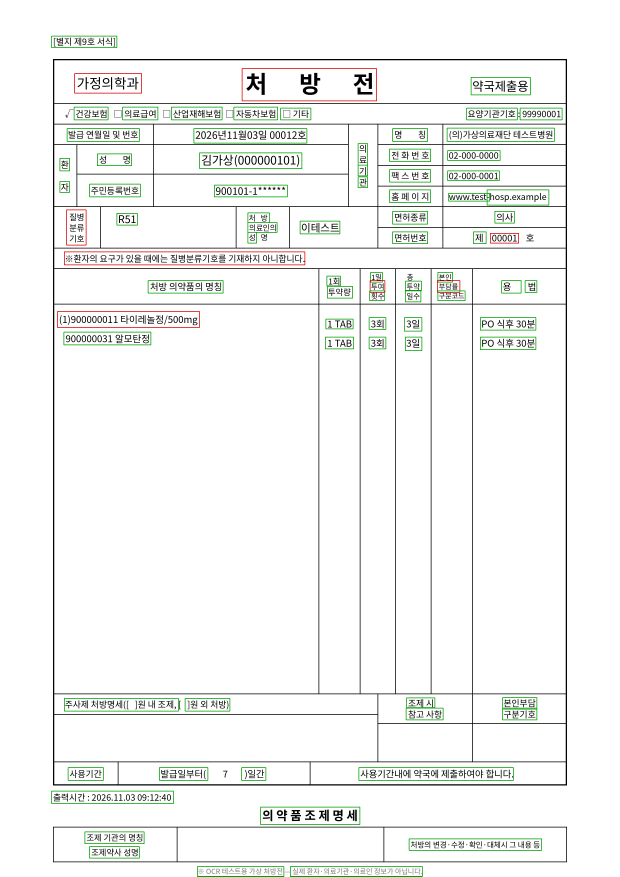
#> input picture agent/resources/samples/cv_a1/rx_001_box.png, 2480 x 3507 px (shown at 1/4 size); its folder holds 2 pictures in this run
$ python rectify_doc.py --src ../agent/resources/samples/cv_a1 --out out.png
#> lines starting #> are read from the running program, lines starting #| are printed output that depends on the picture; after the words box and inside, x2 and y2 are one past the last pixel; in counts of white or black regions, pixels touching at a corner belong together
"""처방전 사진 펴기: 종이의 네 모서리를 찾아 정면(A4 세로)으로 원근 보정한다 (F-CV-01 전처리).

종이가 조금만 기울어도 왼쪽 약품명과 오른쪽 횟수 · 일수 칸의 높이가 한 줄 가까이 어긋나
Agent 규칙 경로가 약품 줄을 못 묶는다 (11/12 촬영본 20장: 규칙 성공 2장, LLM으로도 9/41줄).
OCR 전에 종이를 펴서 표의 행이 수평이 되게 한다. 학습 없이 OpenCV만 쓴다.

방법 (긴 변 1000px로 줄여서 찾고, 원본 해상도에서 편다)
  1. 변 찾기: Canny 경계 → 긴 직선(HoughLinesP)을 가로 · 세로로 나누고, 가장 바깥쪽 직선 묶음을 종이의 네 변으로 본다.
     네 변의 교점이 모서리다. 그림자가 진 모서리나 사진 밖으로 조금 나간 모서리도 변을 연장해 찾는다
  2. 1이 안 되면 밝은 영역(Otsu 이진화)의 가장 큰 덩어리를 4점 다각형으로 근사한다
  3. 모서리를 좌상 · 우상 · 우하 · 좌하로 정렬하고 A4 세로(2480×3508)로 원근 변환
  종이가 사진의 20% 미만이거나 사각형이 너무 찌그러지면 펴지 않고 원본을 그대로 쓴다 (status=skip).
  종이가 사진 테두리에 걸려 잘렸으면 edge=yes (펴기는 하되, 잘린 부분은 없으므로 재촬영 안내 후보).
  종이가 가로로 놓였으면(긴 변이 가로) 90° 돌려 세로로 맞춘다. 위아래 180°는 판단하지 않는다.

사용 예
  python cv/rectify_doc.py --src data/rx_photo --out data/rx_photo_rect
  python cv/ocr_test.py --images data/rx_photo_rect --out data/ocr_photo_rect --gt data/rx_photo/gt.json
  출력 폴더에는 펴진 사진(같은 이름, .jpg)과 rectify.csv(파일별 상태 · 모서리 좌표)가 생긴다.
  --debug를 주면 찾은 모서리를 그린 확인용 사진(<이름>_corners.jpg)도 남긴다.
"""
import argparse
import csv
from pathlib import Path

import cv2
import numpy as np

OUT_W, OUT_H = 2480, 3508          # A4 300dpi 세로 (가상 처방전과 같은 크기)
WORK = 1000                        # 모서리 찾기용 축소 크기 (긴 변)
MIN_AREA = 0.20                    # 종이가 사진에서 차지해야 하는 최소 비율
MAX_ASPECT_ERR = 0.35              # 찾은 사각형 세로/가로 비가 A4(1.414)에서 벗어나도 되는 정도
CUT_RUN = 0.05                     # 종이(밝은 영역)가 사진 테두리에 이 비율 넘게 닿아 있으면 '종이가 잘림'
EXTS = {".jpg", ".jpeg", ".png", ".bmp", ".webp"}


def order_corners(pts):
    """4점 → 좌상 · 우상 · 우하 · 좌하 (x+y 최소가 좌상, 최대가 우하, y-x 최소가 우상)."""
    pts = np.asarray(pts, np.float32).reshape(4, 2)
    s, d = pts.sum(1), pts[:, 1] - pts[:, 0]
    return np.array([pts[s.argmin()], pts[d.argmin()], pts[s.argmax()], pts[d.argmax()]], np.float32)


# [9 lines left out: function _quad_from_contour, not called in this run]


def _line_through(points):
    vx, vy, x0, y0 = cv2.fitLine(np.asarray(points, np.float32), cv2.DIST_HUBER, 0, 0.01, 0.01).ravel()
    return np.array([x0, y0], np.float64), np.array([vx, vy], np.float64)


def _intersect(l1, l2):
    (p, r), (q, s) = l1, l2
    den = r[0] * s[1] - r[1] * s[0]
    if abs(den) < 1e-6:
        return None
    t = ((q[0] - p[0]) * s[1] - (q[1] - p[1]) * s[0]) / den
    return p + t * r


def _quad_from_lines(gray):
    """가장 바깥쪽 긴 직선 네 묶음(위 · 아래 · 왼 · 오른)의 교점. 못 찾으면 None."""
    h, w = gray.shape
    edges = cv2.Canny(gray, 40, 120)
    edges = cv2.dilate(edges, np.ones((3, 3), np.uint8))
    segs = cv2.HoughLinesP(edges, 1, np.pi / 360, threshold=80, minLineLength=int(0.15 * min(h, w)), maxLineGap=15)
    if segs is None:
        return None
    horiz, vert = [], []
    for x1, y1, x2, y2 in segs.reshape(-1, 4):
        ang = abs(np.degrees(np.arctan2(y2 - y1, x2 - x1))) % 180
        (horiz if ang < 35 or ang > 145 else vert if 55 < ang < 125 else []).append((x1, y1, x2, y2))
    if len(horiz) < 2 or len(vert) < 2:
        return None

    def side(group, axis, outer_min):
        # axis=1(가로선은 y로), 0(세로선은 x로). 가장 바깥 직선과 가까운(1.5% 안) 선분을 모아 한 직선으로 맞춘다
        mids = np.array([(g[axis] + g[axis + 2]) / 2 for g in group])
        edge = mids.min() if outer_min else mids.max()
        tol = 0.015 * (h if axis == 1 else w)
        pts = [pt for g, m in zip(group, mids) if abs(m - edge) <= tol for pt in ((g[0], g[1]), (g[2], g[3]))]
        return _line_through(pts), edge

    (top, ty), (bottom, by) = side(horiz, 1, True), side(horiz, 1, False)
    (left, lx), (right, rx) = side(vert, 0, True), side(vert, 0, False)
    if by - ty < 0.4 * h or rx - lx < 0.3 * w:          # 한쪽 변만 잡힌 경우
        return None
    corners = [_intersect(top, left), _intersect(top, right), _intersect(bottom, right), _intersect(bottom, left)]
    if any(c is None for c in corners):
        return None
    q = np.array(corners, np.float32)
    if (np.abs(q[:, 0] - w / 2) > w).any() or (np.abs(q[:, 1] - h / 2) > h).any():   # 말이 안 되게 먼 교점
        return None
    return q


# [24 lines left out: functions _edge_support, _best_sides, not called in this run]


def find_paper(img):
    """→ (원본 좌표의 네 모서리 [좌상, 우상, 우하, 좌하] 또는 None, 면적 비율, 종이가 사진 밖으로 잘렸는지).

    두 방법(바깥 직선 · 밝은 영역)으로 사각형 후보를 만들고, 변마다 경계에 더 잘 붙는 쪽을 고른다.
    그림자가 진 쪽은 밝은 영역이 틀리고, 배경에 직선이 있으면 직선 쪽이 틀리기 쉬워 서로 보완한다.
    """
    h, w = img.shape[:2]
    scale = WORK / max(h, w)
    small = cv2.resize(img, (round(w * scale), round(h * scale)), interpolation=cv2.INTER_AREA)
    gray = cv2.GaussianBlur(cv2.cvtColor(small, cv2.COLOR_BGR2GRAY), (5, 5), 0)
    area = small.shape[0] * small.shape[1]
    candidates = []
    if gray.std() < 10:                                  # 밝기 차이가 거의 없음 (종이 · 배경 구분 불가)
        return None, 0.0, False

    quad = _quad_from_lines(gray)
    if quad is not None:
        candidates.append(order_corners(quad))
    _, bw = cv2.threshold(gray, 0, 255, cv2.THRESH_BINARY + cv2.THRESH_OTSU)
    bw = cv2.morphologyEx(bw, cv2.MORPH_CLOSE, cv2.getStructuringElement(cv2.MORPH_RECT, (15, 15)))   # 글자 구멍 메우기
    bw = cv2.morphologyEx(bw, cv2.MORPH_OPEN, cv2.getStructuringElement(cv2.MORPH_RECT, (5, 5)))
    cut = max(bw[0].mean(), bw[-1].mean(), bw[:, 0].mean(), bw[:, -1].mean()) / 255 > CUT_RUN
    contours, _ = cv2.findContours(bw, cv2.RETR_EXTERNAL, cv2.CHAIN_APPROX_SIMPLE)
    if contours:
        c = max(contours, key=cv2.contourArea)
        if MIN_AREA <= cv2.contourArea(c) / area <= 0.98:   # 사진 전체가 밝으면 종이를 찾은 게 아니다
            candidates.append(order_corners(_quad_from_contour(c)))
    if not candidates:
        return None, 0.0, cut

    edges = cv2.dilate(cv2.Canny(gray, 40, 120), np.ones((5, 5), np.uint8))
    quad = _best_sides(candidates, edges) if len(candidates) > 1 else candidates[0]
    if quad is None:
        quad = candidates[0]
    quad = order_corners(quad)
    ratio = cv2.contourArea(quad) / area
    if ratio < MIN_AREA:
        return None, ratio, cut
    return quad / scale, ratio, cut


def side_lengths(q):
    top, right = np.linalg.norm(q[1] - q[0]), np.linalg.norm(q[2] - q[1])
    bottom, left = np.linalg.norm(q[2] - q[3]), np.linalg.norm(q[3] - q[0])
    return (top + bottom) / 2, (left + right) / 2


def rectify(img):
    """→ (펴진 이미지 또는 원본, 정보 dict). info["status"]: ok · skip(종이를 못 찾음) · rotated90(가로로 놓인 종이)."""
    quad, ratio, cut = find_paper(img)
    info = {"status": "skip", "area": round(float(ratio), 3), "corners": "", "edge": "yes" if cut else ""}
    if quad is None:
        return img, info
    wid, hei = side_lengths(quad)
    if wid > hei:                                                  # 가로로 놓인 종이 → 모서리 순서를 한 칸 돌려 세로로
        quad = np.roll(quad, -1, axis=0)
        wid, hei = hei, wid
        info["status"] = "rotated90"
    aspect = hei / max(wid, 1)
    if abs(aspect - OUT_H / OUT_W) > MAX_ASPECT_ERR:
        info["aspect"] = round(float(aspect), 2)
        info["status"] = "skip"
        return img, info
    M = cv2.getPerspectiveTransform(quad, np.array([[0, 0], [OUT_W, 0], [OUT_W, OUT_H], [0, OUT_H]], np.float32))
    out = cv2.warpPerspective(img, M, (OUT_W, OUT_H), flags=cv2.INTER_CUBIC, borderMode=cv2.BORDER_REPLICATE)
    if info["status"] == "skip":
        info["status"] = "ok"
    info["aspect"] = round(float(aspect), 2)
    info["corners"] = " ".join(f"{x:.0f},{y:.0f}" for x, y in quad)
    return out, info


def main():
    ap = argparse.ArgumentParser(description="처방전 사진 펴기 (원근 보정)")
    ap.add_argument("--src", type=Path, required=True)
    ap.add_argument("--out", type=Path, required=True)
    ap.add_argument("--debug", action="store_true", help="찾은 모서리를 그린 사진도 남긴다")
    args = ap.parse_args()

    files = sorted(p for p in args.src.iterdir() if p.suffix.lower() in EXTS)
    if not files:
        raise SystemExit(f"{args.src}에 이미지가 없음")
    args.out.mkdir(parents=True, exist_ok=True)
    rows = []
    for p in files:
        img = cv2.imread(str(p), cv2.IMREAD_COLOR)
#> img is the input picture: shape (3507, 2480, 3); mean B, G, R 242.6, 244.4, 243.1
        if img is None:
            print(f"{p.name}: 읽을 수 없음")
            continue
        out, info = rectify(img)
#> in find_paper, `gray = cv2.GaussianBlur(cv2.cvtColor(small, cv2.COLOR_BGR2GRAY), (5, 5..`:
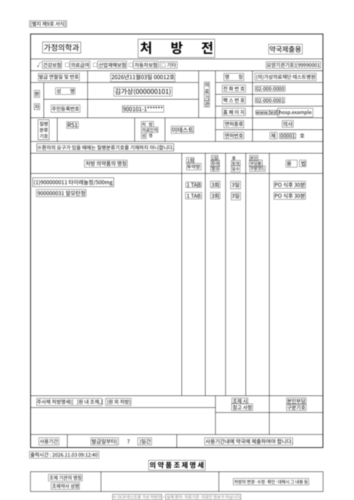
#> gray: shape (1000, 707) (shown at 1/2 size); min 4, max 255, mean 243.8
#> in _quad_from_lines, `edges = cv2.Canny(gray, 40, 120)`:
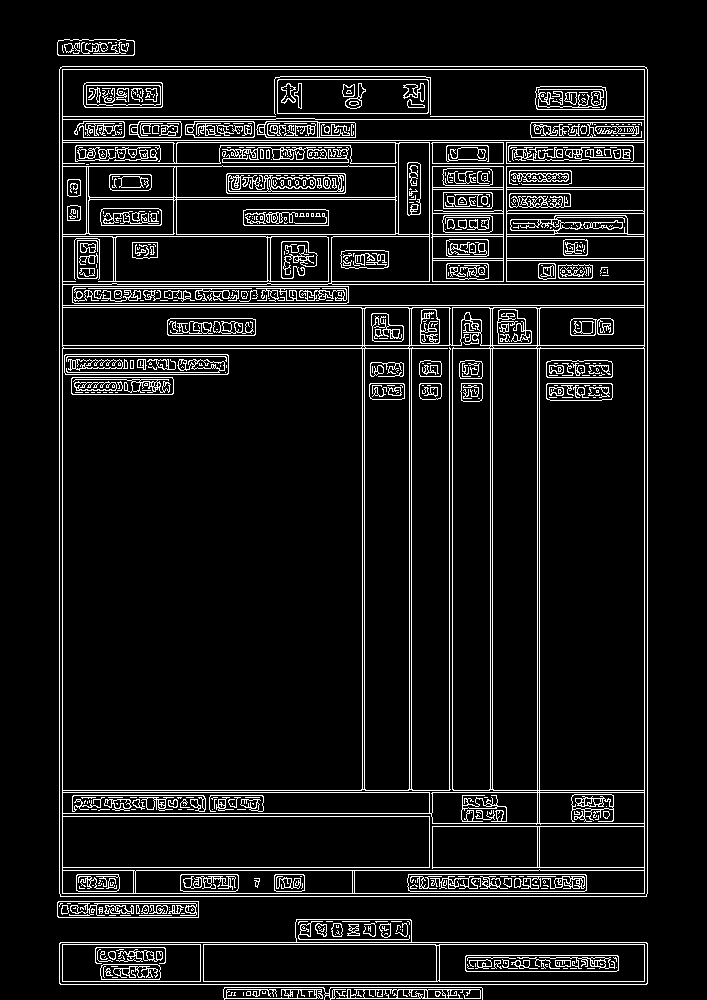
#> edges: shape (1000, 707); 8.6% white in thin lines or dots, all inside (x1, y1, x2, y2) = (57, 39, 648, 1000)
#> in _quad_from_lines, `edges = cv2.dilate(edges, np.ones((3, 3), np.uint8))`:
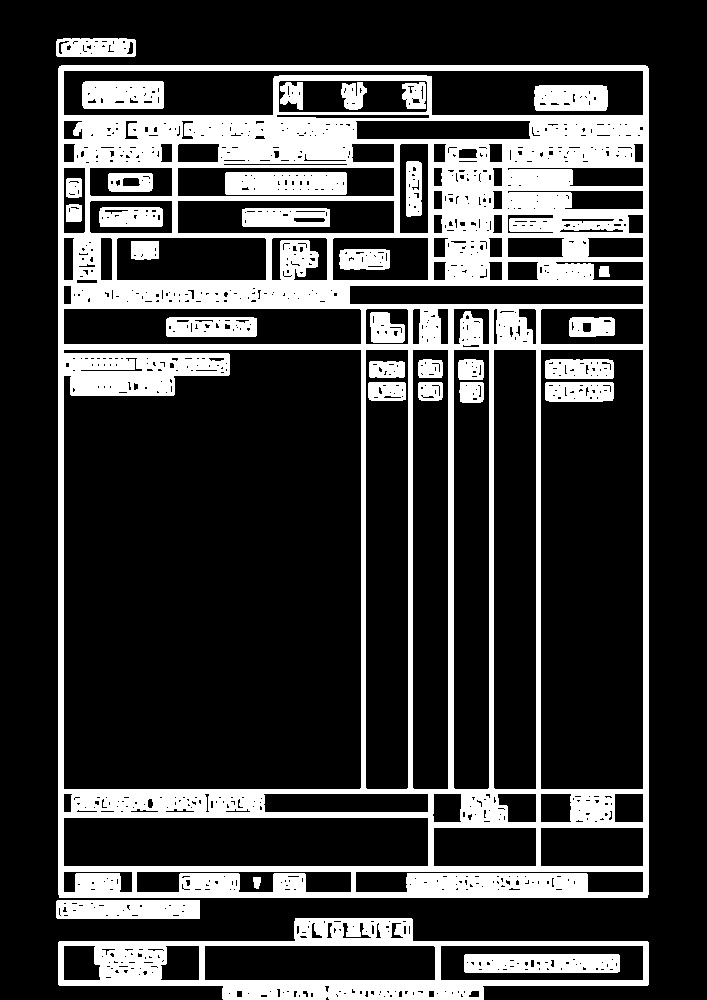
#> edges: shape (1000, 707); 23.4% white; 32 white regions, largest, box (x1, y1, x2, y2) and area: (58, 65, 649, 898) 120407, (58, 918, 649, 1000) 15108, (464, 954, 620, 973) 2814
#> in _quad_from_lines, `segs = cv2.HoughLinesP(edges, 1, np.pi / 360, threshold=80, minLineLen..`: segs = 407 rows, first 6: [60, 918, 60, 39], [61, 918, 61, 39], [63, 918, 63, 38], [647, 897, 647, 66], [537, 897, 537, 304], [645, 897, 645, 65]
#> the loop in _quad_from_lines, `for x1, y1, x2, y2 in segs.reshape(-1, 4):` made 407 passes
#> (x1, y1, x2, y2, ang) on passes 1 to 3: (60, 918, 60, 39, 90), (61, 918, 61, 39, 90), (63, 918, 63, 38, 90)
#> in find_paper, `quad = _quad_from_lines(gray)`: quad = [[60.71, 69.47], [645, 69.02], [645.6, 989.5], [60.42, 991.6]]
#> in order_corners, `pts = np.asarray(pts, np.float32).reshape(4, 2)`: pts has the same summary as quad in find_paper
#> in order_corners, `s, d = pts.sum(1), pts[:, 1] - pts[:, 0]`: s = [130.2, 714, 1635, 1052]; d = [8.76, -576, 343.9, 931.2]
#> in find_paper, `_, bw = cv2.threshold(gray, 0, 255, cv2.THRESH_BINARY + cv2.THRESH_OTSU)`:
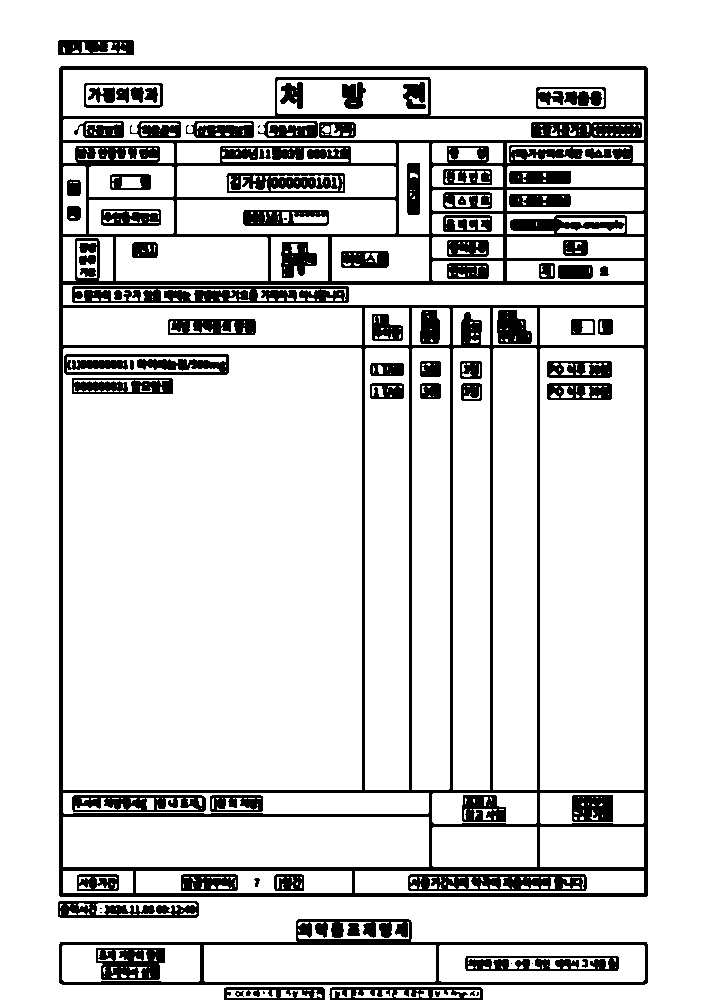
#> bw: shape (1000, 707); 84.5% white; 91 black regions (9 under 20 px), largest, box (x1, y1, x2, y2) and area: (59, 66, 648, 897) 50530, (59, 919, 648, 985) 5807, (72, 286, 349, 303) 3514
#> in find_paper, `cut = max(bw[0].mean(), bw[-1].mean(), bw[:, 0].mean(), bw[:, -1].mean..`: cut = True
#> in find_paper, `contours, _ = cv2.findContours(bw, cv2.RETR_EXTERNAL, cv2.CHAIN_APPROX..`: contours = [[[0, 0], [0, 999], [706, 999], [706, 0]]]
#> in find_paper, `c = max(contours, key=cv2.contourArea)`: c = [[0, 0], [0, 999], [706, 999], [706, 0]]
#> in find_paper, `edges = cv2.dilate(cv2.Canny(gray, 40, 120), np.ones((5, 5), np.uint8))`:
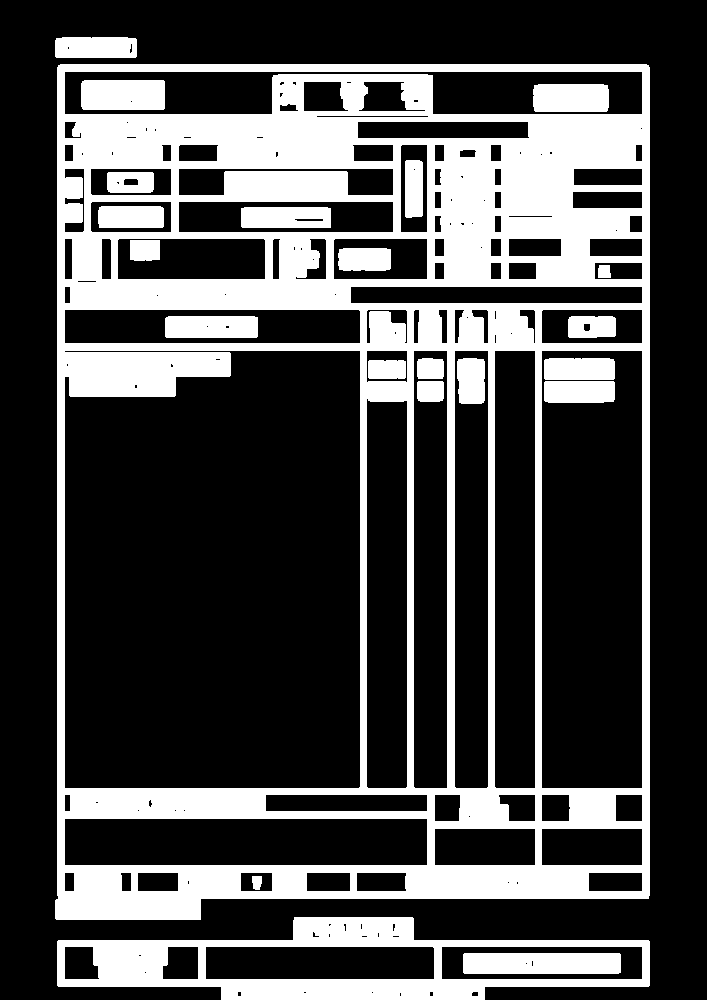
#> edges: shape (1000, 707); 28.5% white; 22 white regions, largest, box (x1, y1, x2, y2) and area: (55, 64, 650, 920) 157419, (57, 917, 650, 1000) 18279, (463, 953, 621, 974) 3307
#> in find_paper, `ratio = cv2.contourArea(quad) / area`: ratio = 0.762
#> in rectify, `quad, ratio, cut = find_paper(img)`: quad = [[212.9, 243.6], [2262, 242.1], [2264, 3470.1], [211.9, 3477.6]]; ratio = 0.762; cut = True
#> in rectify, `info = {"status": "skip", "area": round(float(ratio), 3), "corners": "..`: info = {'status': 'skip', 'area': 0.762, 'corners': '', 'edge': 'yes'}
#> in side_lengths, `top, right = np.linalg.norm(q[1] - q[0]), np.linalg.norm(q[2] - q[1])`: top = 2049.1; right = 3228
#> in side_lengths, `bottom, left = np.linalg.norm(q[2] - q[3]), np.linalg.norm(q[3] - q[0])`: bottom = 2052.1; left = 3233.9
#> in rectify, `wid, hei = side_lengths(quad)`: wid = 2050.6; hei = 3231
#> in rectify, `aspect = hei / max(wid, 1)`: aspect = 1.58
#> in rectify, `M = cv2.getPerspectiveTransform(quad, np.array([[0, 0], [OUT_W, 0], [O..`: M = [[1.21, 0.000384, -257.3], [0.00082, 1.09, -264.8], [-8.9e-07, 4.47e-07, 1]]
#> in rectify, `out = cv2.warpPerspective(img, M, (OUT_W, OUT_H), flags=cv2.INTER_CUBI..`:
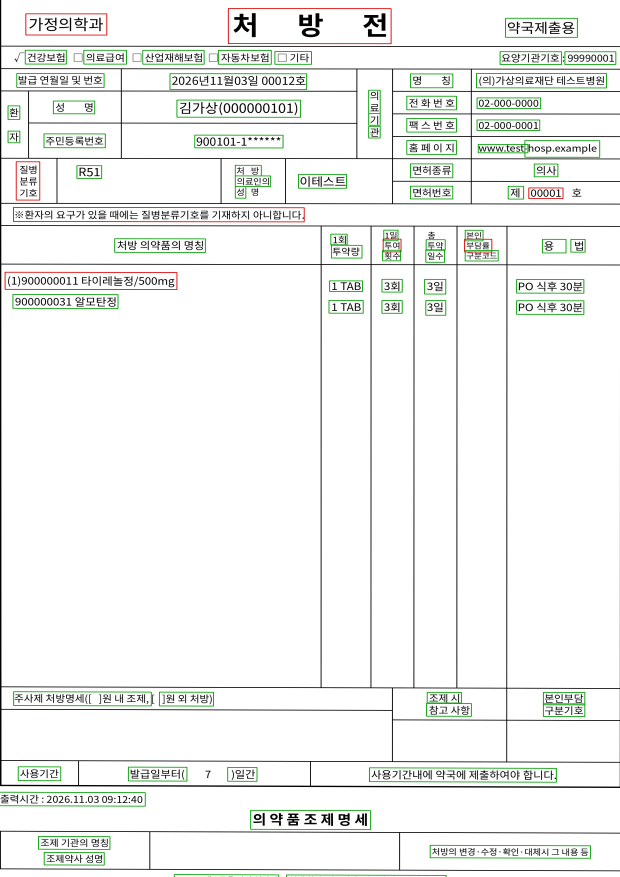
#> out: shape (3508, 2480, 3) (shown at 1/4 size); mean B, G, R 240.1, 242.3, 240.7
#> info = {'status': 'ok', 'area': 0.762, 'corners': '213,244 2262,242 2264,3470 212,3478', 'edge': 'yes', 'aspect': 1.58}
        cv2.imwrite(str(args.out / (p.stem + ".jpg")), out, [cv2.IMWRITE_JPEG_QUALITY, 95])
        if args.debug and info["corners"]:
            dbg = img.copy()
            pts = np.array([[float(v) for v in xy.split(",")] for xy in info["corners"].split()], np.int32)
            cv2.polylines(dbg, [pts], True, (0, 0, 255), 8)
            cv2.imwrite(str(args.out / f"{p.stem}_corners.jpg"), cv2.resize(dbg, None, fx=0.3, fy=0.3))
        rows.append({"file": p.name, **info})
        print(f"{p.name}: {info['status']}  종이 {info['area']:.0%}  세로/가로 {info.get('aspect', '-')}"
              + ("  [종이가 사진 밖으로 잘림]" if info.get("edge") else ""))
#| rx_001_box.png: ok  종이 76%  세로/가로 1.58  [종이가 사진 밖으로 잘림]
    with open(args.out / "rectify.csv", "w", encoding="utf-8", newline="") as fh:
        w = csv.DictWriter(fh, fieldnames=["file", "status", "edge", "area", "aspect", "corners"])
        w.writeheader()
        w.writerows(rows)
    n_ok = sum(r["status"] != "skip" for r in rows)
#> n_ok = 2
    print(f"→ {args.out} (펴짐 {n_ok}/{len(rows)}, rectify.csv)")
#| → out.png (펴짐 2/2, rectify.csv)


if __name__ == "__main__":
    main()
